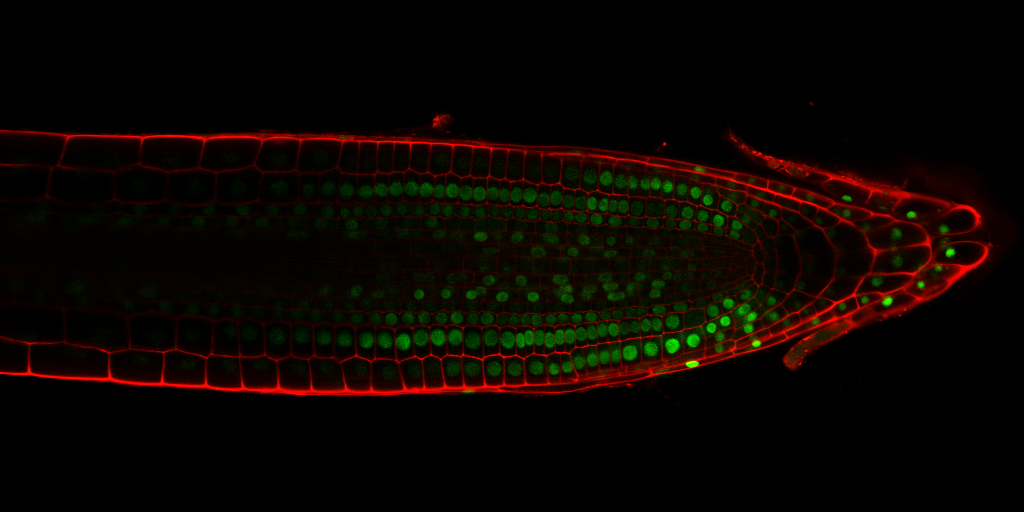
%> input picture imgs/StackNinja3.bmp, 1024 x 512 px
$ octave imgProccesing.m   (GNU Octave 9; MATLAB toolbox functions it lacks are replaced by stand-ins)
%> lines starting %> are read from the running program, lines starting %| are printed output that depends on the picture; in (x1, y1, x2, y2) boxes, pixels count from 0 and x2, y2 are one past the last pixel; in counts of white or black regions, pixels touching at a corner belong together; the program's own positions count from 1
%% Read image
img = imread("./imgs/StackNinja3.bmp");
%> img is the input picture: size 512x1024x3 uint8; mean R, G, B 11.4, 4.9, 0

%% Colour space conversion
hsv = rgb2hsv(img);
%> hsv: size 512x1024x3 double; mean H, S, V 0.0693, 0.526, 0.0552
% Enhancing the white intensity of the image
hsvImage = hsv(:, :, 1) .* 3;
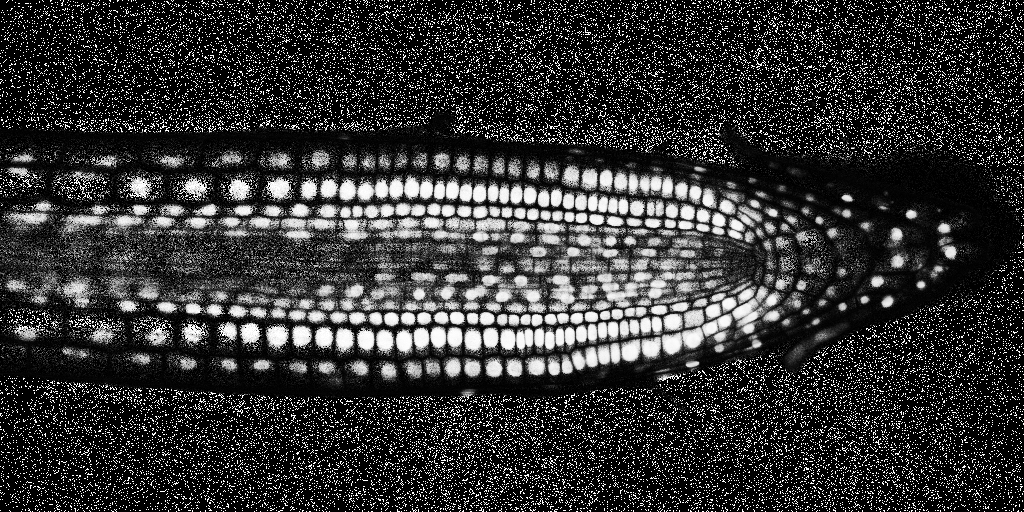
%> hsvImage: size 512x1024 double; min 0, max 1, mean 0.208

% Test: Extract the green color channel
greenChannel = img(:,:,2);

figure();
subplot(2,2,1), imshow(hsvImage), title('HSV Colour space conversion ');
subplot(2,2,2), imshow(greenChannel), title('green color channel conversion');

%% Noise Reduction
% Median Filter
medianFilter = medfilt2(hsvImage, [4 4]);
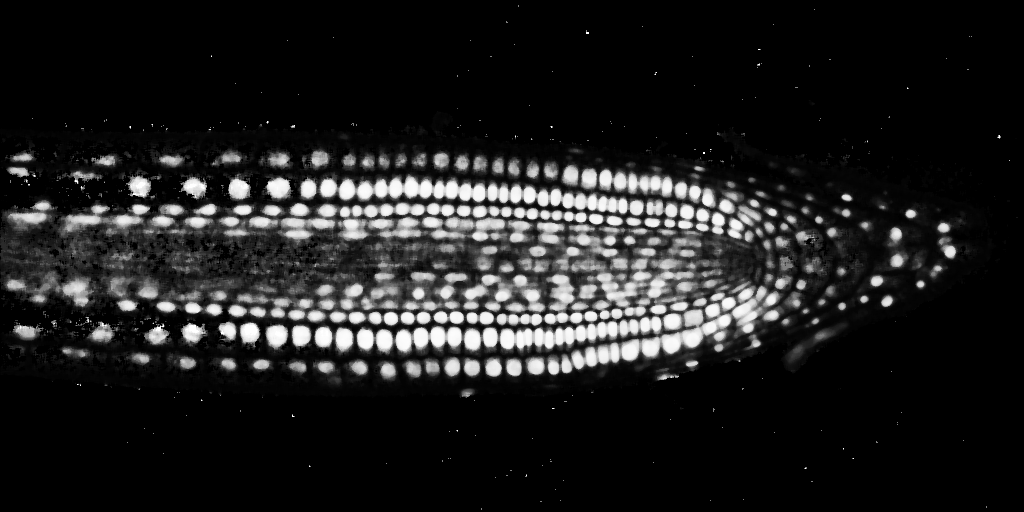
%> medianFilter: size 512x1024 double; min 0, max 1, mean 0.123
% this removes pixels that may be red
[w h] = size(medianFilter);
%> w = 512; h = 1024
for i = 1 : w
    for j = 1 : h
        if (medianFilter(i, j) < 0.1)
            medianFilter(i,j) = 0;
        end
    end
end
%> medianFilter: size 512x1024 double; 14.41% of pixels changed, all inside (x1, y1, x2, y2) = (0, 100, 1018, 410)

% [27 lines of commented-out code are left out]
%% Thresholding
% adapative thresholding
adapt_thresh = adaptthresh(medianFilter, 0.4, "ForegroundPolarity", "bright");
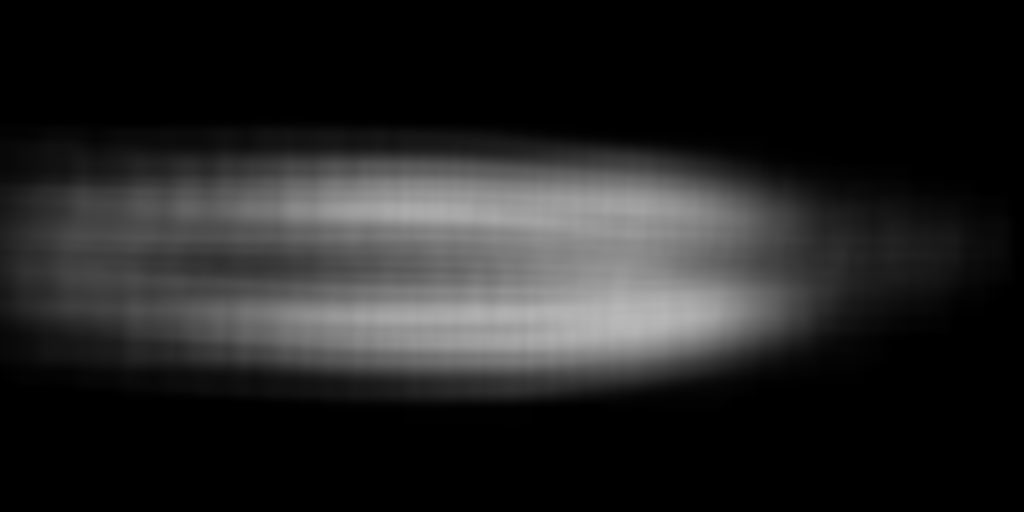
%> adapt_thresh: size 512x1024 double; min 0, max 0.726, mean 0.138
adaptiveThreshold = imbinarize(medianFilter, adapt_thresh);
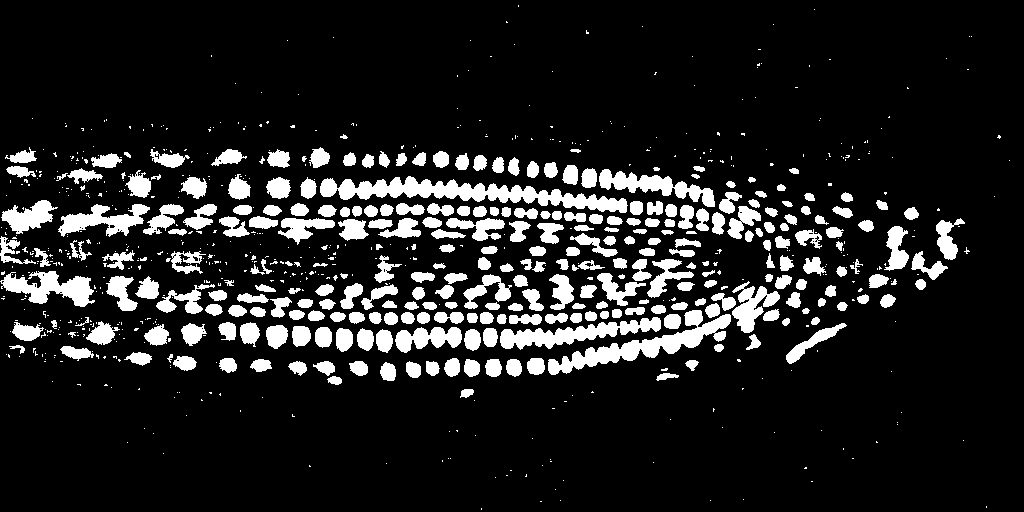
%> adaptiveThreshold: size 512x1024 logical; 13.2% white; 834 white regions (541 under 20 px), largest, box (x1, y1, x2, y2) and area: (320, 176, 628, 213) 4298, (548, 310, 731, 375) 3123, (500, 317, 661, 350) 2180
%subplot(3,3,4), imshow(adaptiveThreshold), title('Adaptive Threshold');

% clearing Small and Unwanted Pixels and then show the final binary image
se_4 = strel("disk", 4);
binaryImg = imopen(adaptiveThreshold, se_4);
%> binaryImg: size 512x1024 logical; 11% white; 270 white regions, largest, box (x1, y1, x2, y2) and area: (338, 176, 627, 213) 3949, (548, 314, 731, 375) 2731, (500, 322, 618, 349) 1662
im_overlay = labeloverlay(img, binaryImg);
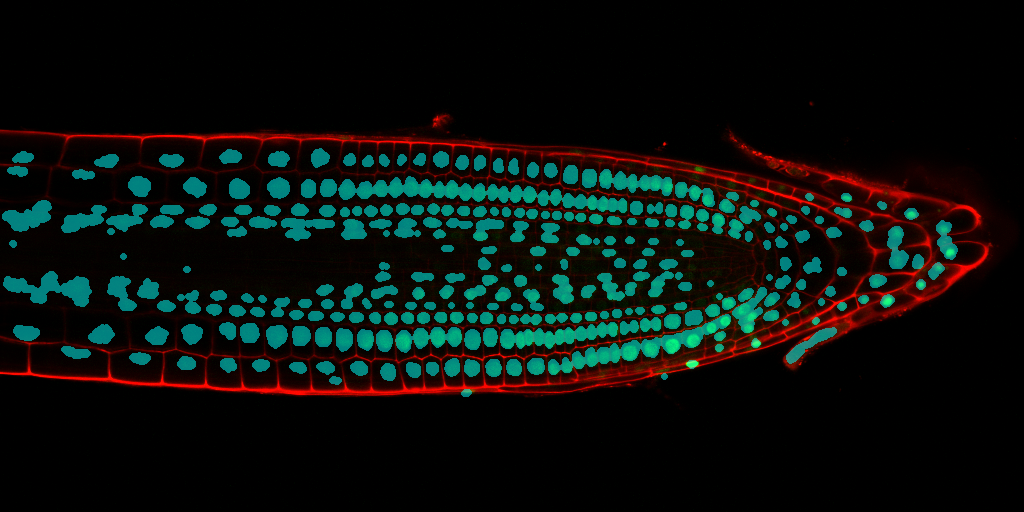
%> im_overlay: size 512x1024x3 uint8; mean R, G, B 10.9, 17.2, 14

% [7 lines of commented-out code are left out]


%% Implementing Watershed
% [19 lines of commented-out code are left out]
  %% colored cell
  % Perform connected component analysis on the binary image
  cc = bwconncomp(binaryImg);
%> cc = 270 connected components
  labels = labelmatrix(cc);
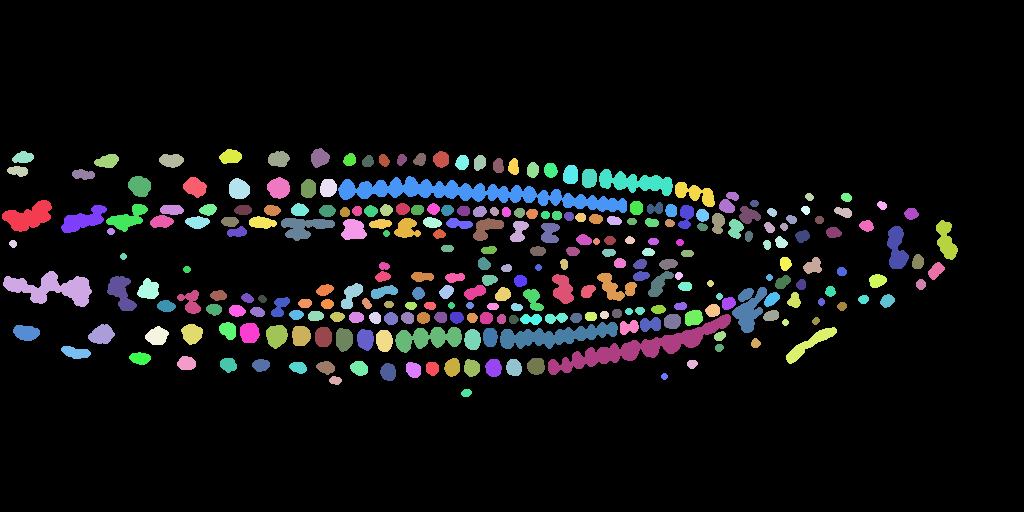
%> labels: size 512x1024 uint16; 271 distinct labels, from 0 to 270; one colour per label, 0 black

  % Assign random colors to each label using the label2rgb function
  coloredLabels = label2rgb(labels, 'spring', 'k', 'shuffle');
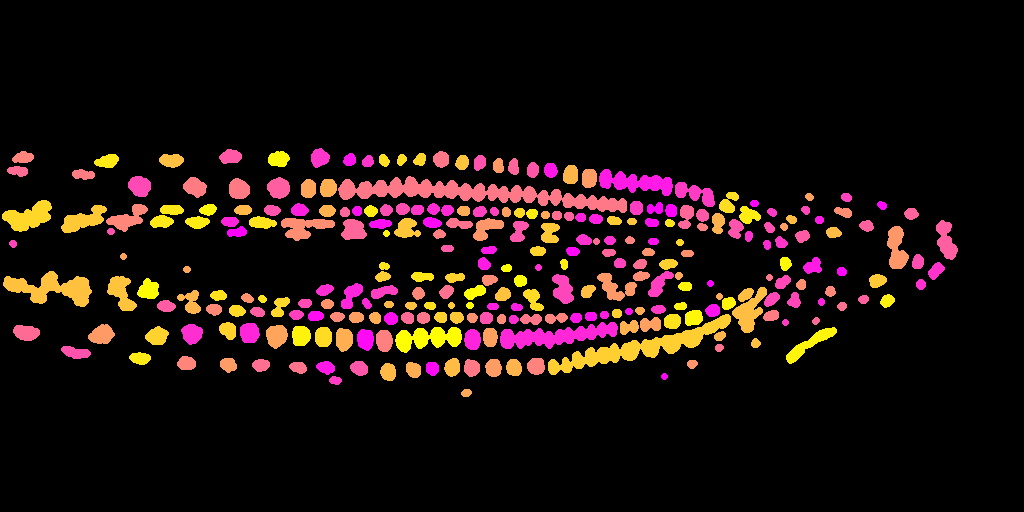
%> coloredLabels: size 512x1024x3 uint8; mean R, G, B 28, 15.1, 12.8


  %% ploting the original image, binary and colored image
  figure();
  subplot(1,3,1), imshow(img), title('original image');
  subplot(1,3,2), imshow(binaryImg), title("Binary Image");
  subplot(1,3,3),imshow(coloredLabels); title("Colored Image");

$ run again, with imgs/StackNinja1.bmp copied over imgs/StackNinja3.bmp
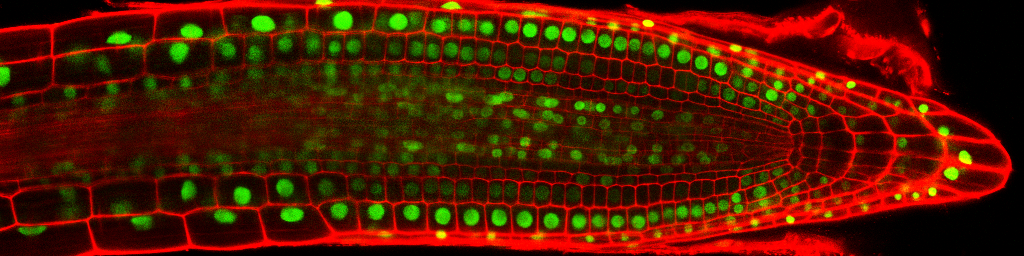
%> input picture imgs/StackNinja1.bmp, 1024 x 256 px
%> img is the input picture: size 256x1024x3 uint8; mean R, G, B 80.4, 25.1, 0
%> hsv: size 256x1024x3 double; mean H, S, V 0.0604, 0.951, 0.344
%> `adaptiveThreshold = imbinarize(medianFilter, adapt_thresh);`:
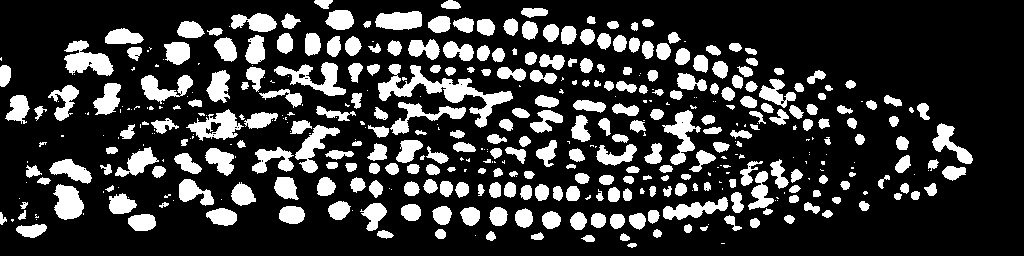
%> adaptiveThreshold: size 256x1024 logical; 21.6% white; 446 white regions (154 under 20 px), largest, box (x1, y1, x2, y2) and area: (378, 64, 513, 128) 2160, (64, 40, 114, 76) 1011, (274, 62, 346, 96) 977
%> binaryImg: size 256x1024 logical; 18.5% white; 267 white regions, largest, box (x1, y1, x2, y2) and area: (378, 65, 476, 103) 1296, (65, 52, 113, 75) 778, (55, 185, 84, 220) 764
%> cc = 267 connected components
%> labels: size 256x1024 uint16; 268 distinct labels, from 0 to 267
%> `coloredLabels = label2rgb(labels, 'spring', 'k', 'shuffle');`:
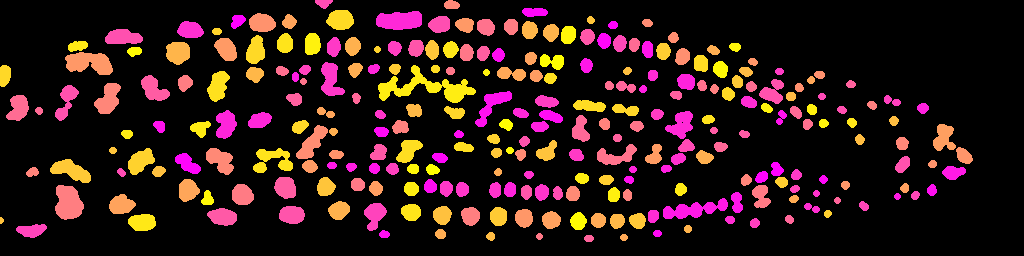
%> coloredLabels: size 256x1024x3 uint8; mean R, G, B 47.1, 24.5, 22.6

$ run again, with imgs/StackNinja2.bmp copied over imgs/StackNinja3.bmp
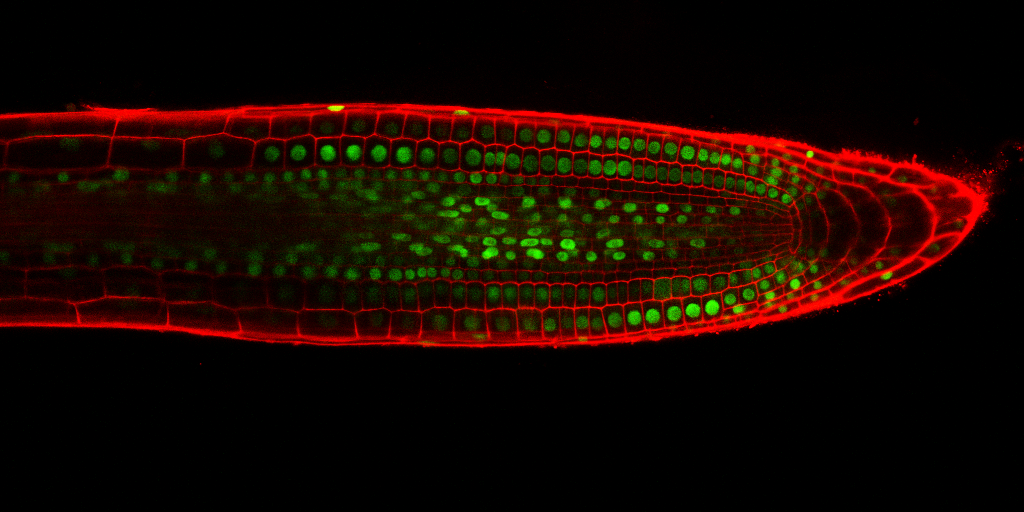
%> input picture imgs/StackNinja2.bmp, 1024 x 512 px
%> img is the input picture: size 512x1024x3 uint8; mean R, G, B 24.8, 7.4, 0
%> hsv: size 512x1024x3 double; mean H, S, V 0.0394, 0.556, 0.109
%> `adaptiveThreshold = imbinarize(medianFilter, adapt_thresh);`:
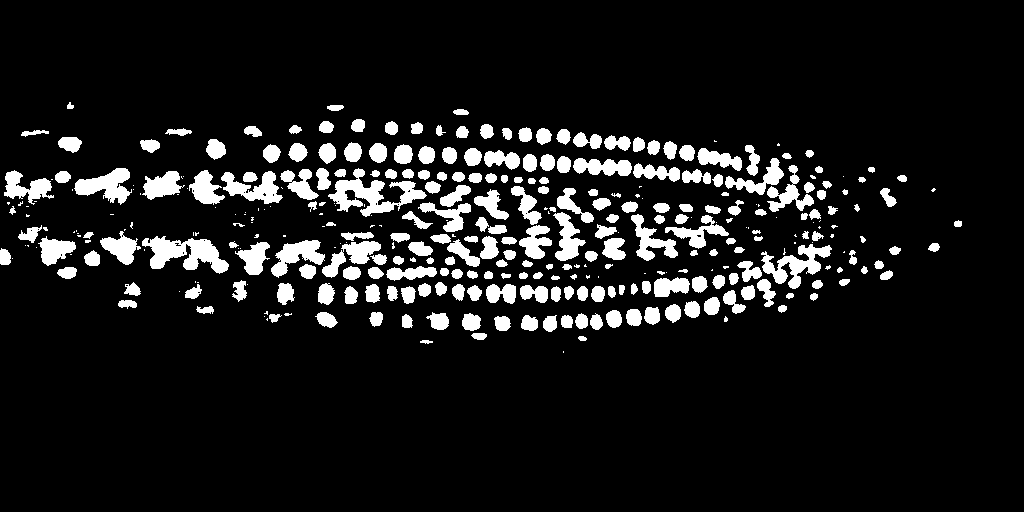
%> adaptiveThreshold: size 512x1024 logical; 9.9% white; 352 white regions (106 under 20 px), largest, box (x1, y1, x2, y2) and area: (328, 168, 427, 217) 1844, (142, 236, 229, 274) 1725, (761, 244, 832, 289) 1307
%> binaryImg: size 512x1024 logical; 8.6% white; 219 white regions, largest, box (x1, y1, x2, y2) and area: (332, 179, 393, 216) 1147, (75, 168, 130, 203) 1066, (271, 240, 324, 277) 927
%> cc = 219 connected components
%> labels: size 512x1024 uint8; 220 distinct labels, from 0 to 219
%> `coloredLabels = label2rgb(labels, 'spring', 'k', 'shuffle');`:
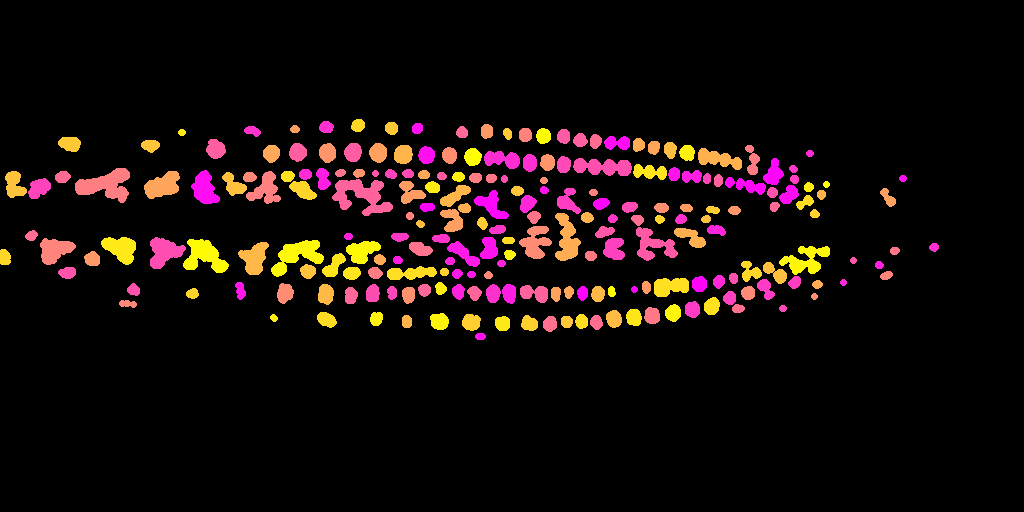
%> coloredLabels: size 512x1024x3 uint8; mean R, G, B 21.9, 11.7, 10.2
